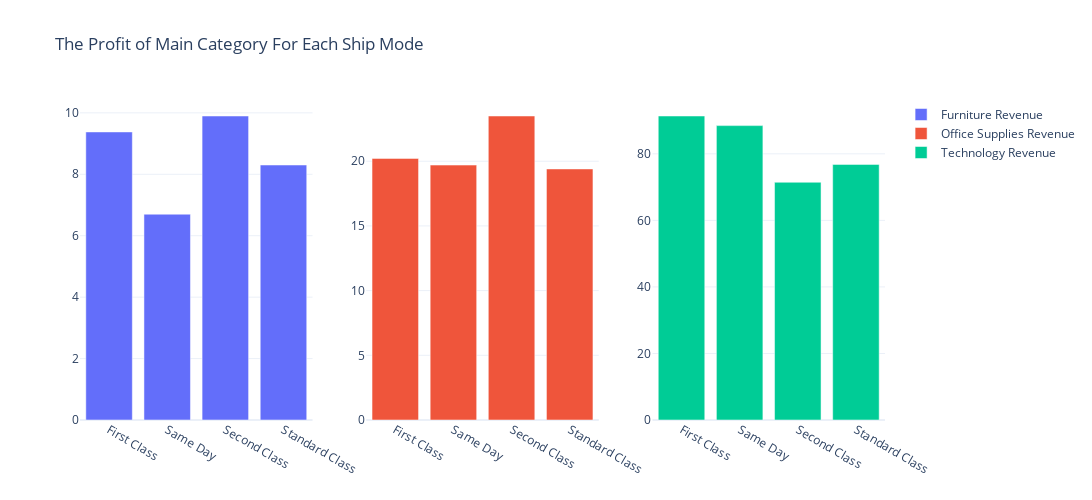

The notebook cell this image was saved under:
### Code cell
fig = make_subplots(rows=1, cols=3)

fig.add_trace(
    go.Bar(x=df3['Ship Mode'], y=df3['Furniture'],name='Furniture Revenue'),
    row=1, col=1
)

fig.add_trace(
    go.Bar(x=df3['Ship Mode'], y=df3['Office Supplies'],name='Office Supplies Revenue'),
    row=1, col=2
)

fig.add_trace(
    go.Bar(x=df3['Ship Mode'], y=df3['Technology'],name='Technology Revenue'),
    row=1, col=3
)

fig.update_layout(height=500, width=1170, title_text="The Profit of Main Category For Each Ship Mode")
fig.show()

### Figure 1 — Plotly figure (JSON) as saved in the notebook; plotly's stock layout.template omitted (floating-point values rounded to 4 significant figures)
{"data": [{"name": "Furniture Revenue", "type": "bar", "x": ["First Class", "Same Day", "Second Class", "Standard Class"], "xaxis": "x", "y": [9.379, 6.7, 9.898, 8.302], "yaxis": "y"}, {"name": "Office Supplies Revenue", "type": "bar", "x": ["First Class", "Same Day", "Second Class", "Standard Class"], "xaxis": "x2", "y": [20.22, 19.7, 23.5, 19.41], "yaxis": "y2"}, {"name": "Technology Revenue", "type": "bar", "x": ["First Class", "Same Day", "Second Class", "Standard Class"], "xaxis": "x3", "y": [91.37, 88.48, 71.45, 76.83], "yaxis": "y3"}], "layout": {"height": 500, "title": {"text": "The Profit of Main Category For Each Ship Mode"}, "width": 1170, "xaxis": {"anchor": "y", "domain": [0, 0.2889]}, "xaxis2": {"anchor": "y2", "domain": [0.3556, 0.6444]}, "xaxis3": {"anchor": "y3", "domain": [0.7111, 1]}, "yaxis": {"anchor": "x", "domain": [0, 1]}, "yaxis2": {"anchor": "x2", "domain": [0, 1]}, "yaxis3": {"anchor": "x3", "domain": [0, 1]}}}
